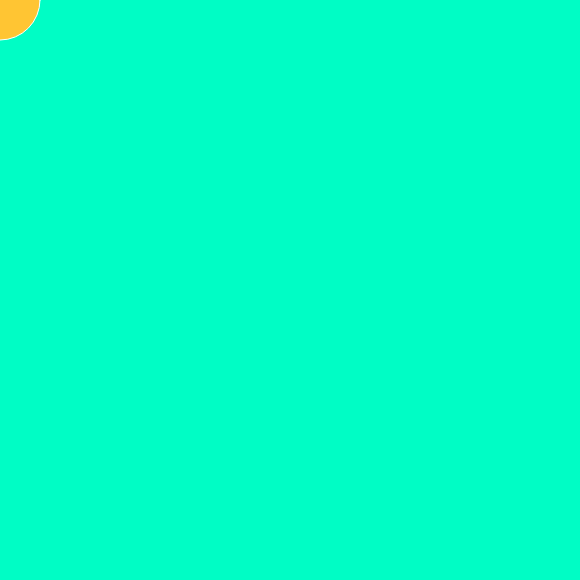
Frame 1 (no input)
Frame 60 (no input): identical to frame 1, image omitted
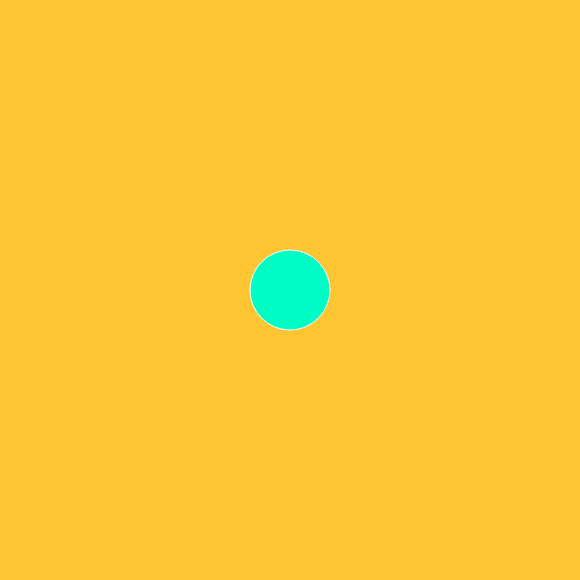
Frame 120 (the mouse pressed at the canvas centre since frame 60)

The p5.js sketch that drew these frames (run headless with seeded random() and noise() and a simulated clock; from frame 60 on, the mouse is pressed at the canvas centre):

// p5.js sketch
// ── sketch.js
function setup () {
  createCanvas(580, 580);
}

function draw() {
  if (mouseIsPressed) {
    fill(0, 253, 197);
    stroke(255);
    background (255, 197, 51);
  } else {
    fill(255, 197, 51);
    stroke(255);
    background (0, 253, 197);
  }
  ellipse(mouseX, mouseY, 80, 80);
  
}
